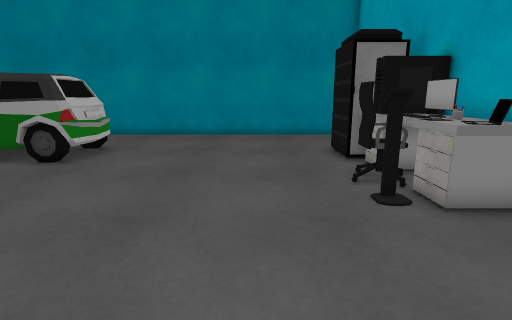
View 1 (above)

16 first-person views from a walk through a scene from a Unity 3-D project. The camera is 1.2 m above the floor, tilts 12° down and sees 80° across. The floor is counted in squares, 0.5 m on a side. Each view is taken from the middle of a square. On the plan, view 1 faces up. The plan holds only what a view shows up to about 19 squares ahead; the rest is blank. The place goes on beyond the plan. The player is left out. Some surface patterns are stand-ins.

View 2
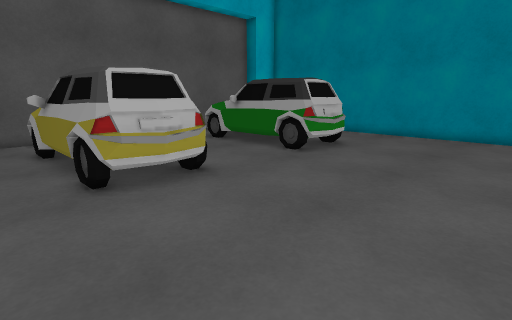

View 3
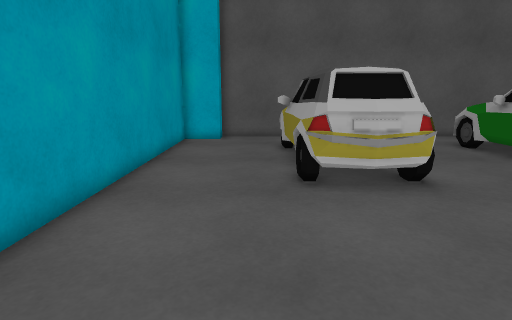

View 4
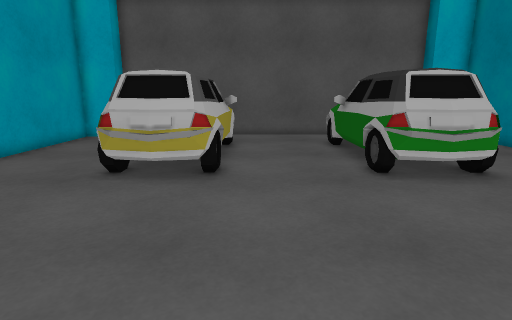

View 5
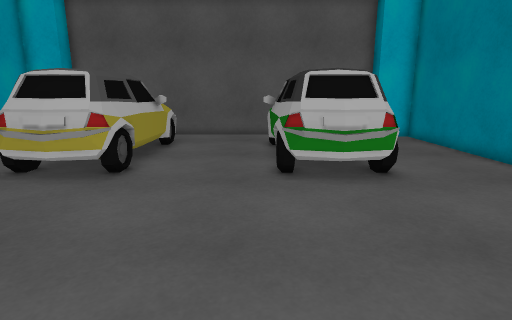

View 6
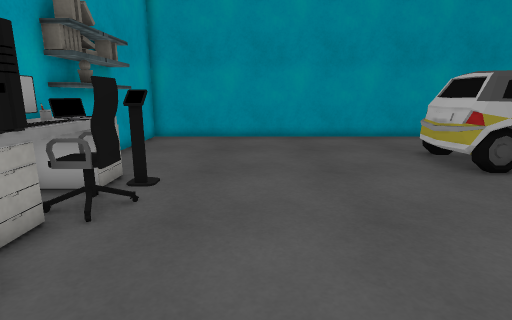

View 7
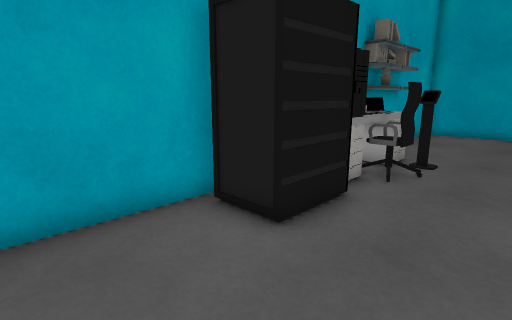

View 8
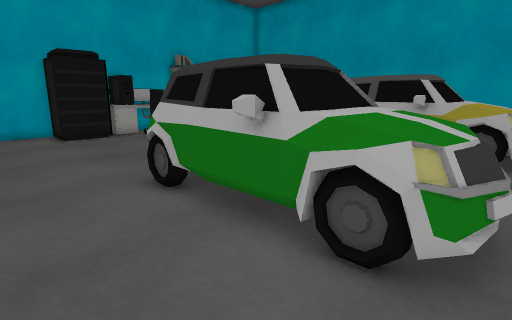

View 9
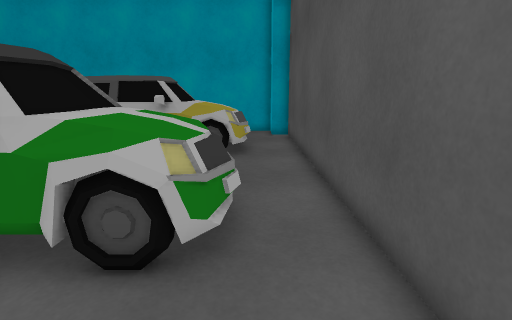

View 10
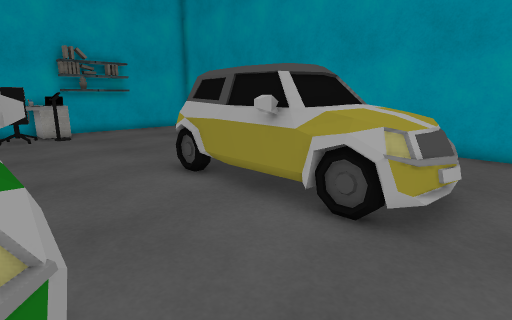

View 11
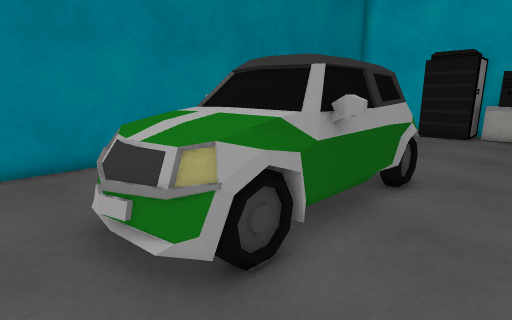

View 12
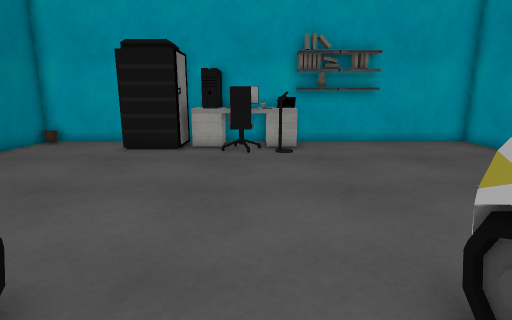

View 13
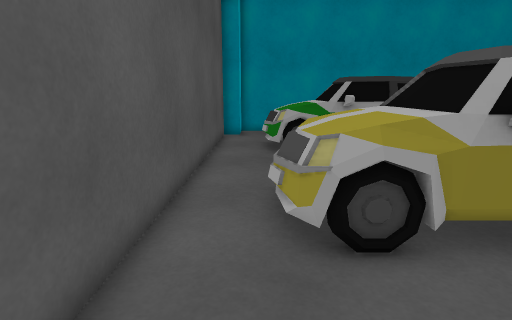

View 14
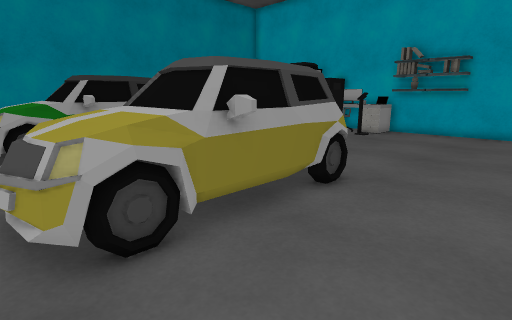

View 15
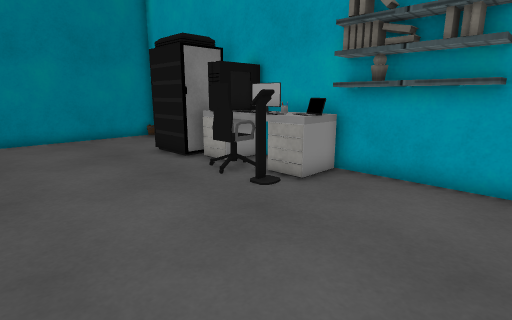

View 16
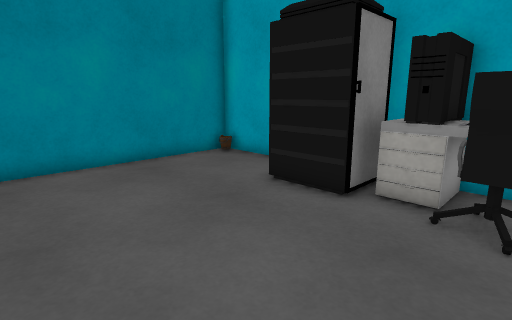

### Floor plan
Points are (right, up) in squares from view 1. A wall is a line through its corners. A room is listed if a view was taken in it or the views show most of it. See-through windows are left out.
Room 1 (views 1, 2, 3, 4, 5, 6, 7, 8, 9, 10, 11, 12, 13, 14, 15, 16)
walls: (3.4, 6.9) (2.9, 6.9); (3.4, 6.7) (3, 6.7) (3, 7) (3.4, 7); (6, 6.4) (6, 11.6); (6, 13.4) (6, 19) (-16, 19) (-16, 17) (-17, 17) (-17, -1) (-16, -1) (-16, -3) (6, -3) (6, 4.6); (6, 2) (5.2, 2) (5.2, 6)
objects: car (-15, 2) to (-6, 6); car (-14, 10) to (-6, 15); chair (3, 8) to (3, 9); server (3, 11) to (5, 14); desk (4, 6) to (4, 7); keyboard (4, 8) to (5, 9); computer (4, 10) to (5, 10); laptop (5, 7); books (6, 5)

Positions as (right, up) in squares from view 1, and headings:
1: (0, 0), facing up
2: (1, 0), facing up-left
3: (1, 1), facing left
4: (2, 7), facing left
5: (2, 10), facing left
6: (0, 15), facing down
7: (0, 18), facing down-right
8: (-15, 18), facing down-right
9: (-15, 18), facing down
10: (-16, 11), facing down-right
11: (-16, 8), facing up-right
12: (-10, 8), facing right
13: (-15, -2), facing up
14: (-15, -2), facing up-right
15: (-3, 1), facing up-right
16: (-3, 8), facing up-right
